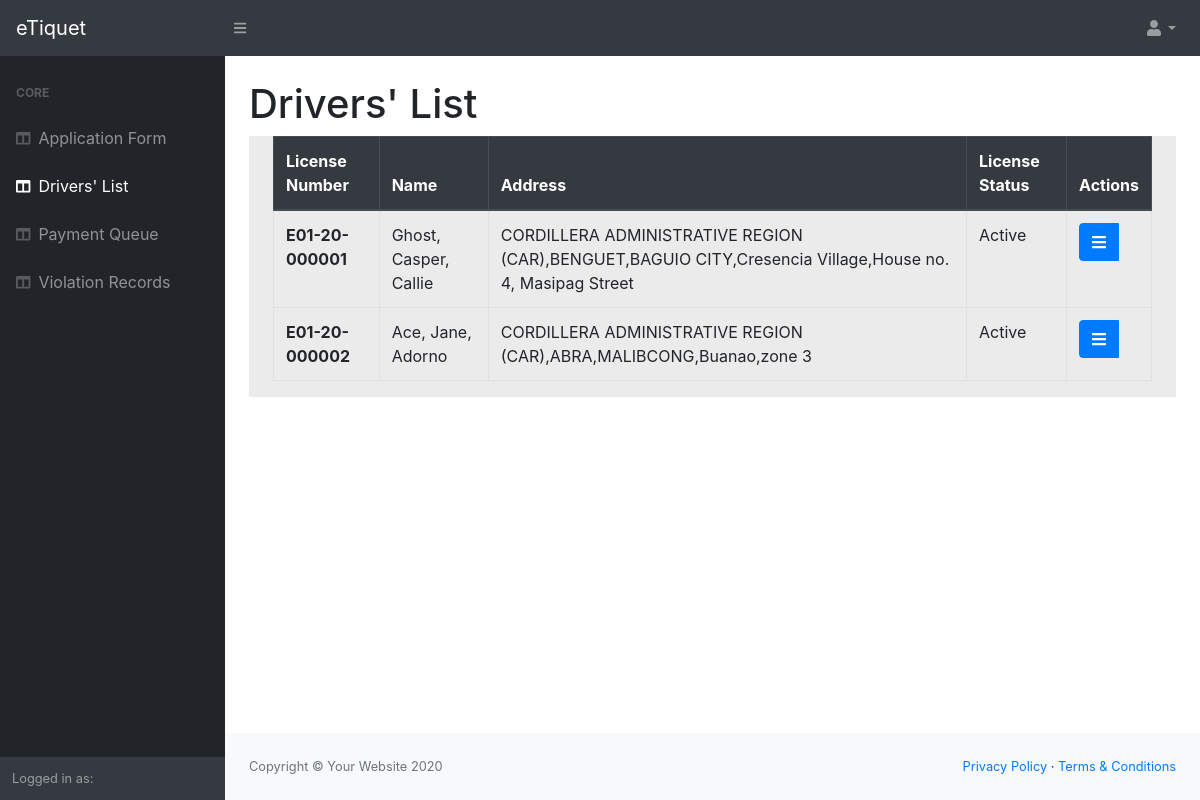
The app's page /dist/officeView/driverTable.php (signed in) with its own data.
### tables this page shows
CREATE TABLE `tbl_drivers` (
  `driverNumber` int(11) NOT NULL,
  `licenseNumber` varchar(100) NOT NULL,
  `driverImage` longblob NOT NULL,
  `lastName` varchar(100) NOT NULL,
  `firstName` varchar(100) NOT NULL,
  `middleName` varchar(100) NOT NULL,
  `address` varchar(300) NOT NULL,
  `contactNumber` varchar(16) NOT NULL,
  `tinNumber` varchar(20) NOT NULL,
  `nationality` varchar(100) NOT NULL,
  `gender` varchar(100) NOT NULL,
  `birthDate` date NOT NULL,
  `height` varchar(100) NOT NULL,
  `weight` varchar(100) NOT NULL,
  `DSA` varchar(100) NOT NULL,
  `EA` varchar(100) NOT NULL,
  `bloodType` varchar(10) NOT NULL,
  `organDonor` varchar(10) NOT NULL,
  `civilStatus` varchar(100) NOT NULL,
  `hairColor` varchar(30) NOT NULL,
  `eyesColor` varchar(30) NOT NULL,
  `bodyBuilt` varchar(30) NOT NULL,
  `complexion` varchar(30) NOT NULL,
  `birthPlace` varchar(300) NOT NULL,
  `fatherName` varchar(100) NOT NULL,
  `motherName` varchar(100) NOT NULL,
  `spouseName` varchar(100) NOT NULL,
  `employerName` varchar(100) NOT NULL,
  `employerNumber` varchar(16) NOT NULL,
  `employerAddress` varchar(300) NOT NULL
);

CREATE TABLE `tbl_documents` (
  `id` int(11) NOT NULL,
  `licenseNumber` varchar(100) NOT NULL,
  `licenseType` varchar(100) NOT NULL DEFAULT 'Student',
  `restrictions` varchar(100) NOT NULL,
  `driverCondition` varchar(100) NOT NULL,
  `orcr` longblob NOT NULL,
  `licenseIssued` date NOT NULL DEFAULT current_timestamp(),
  `licenseExpiration` date NOT NULL,
  `status` varchar(100) NOT NULL DEFAULT 'Active'
);

### dist/officeView/driverTable.php (the view, shortened to what this page needs)
<?php
$conn = OpenCon();
?>
<!DOCTYPE html>
<html lang="en">
    <head>
        <link href="../css/styles.css" rel="stylesheet" />
        <link href="https://cdn.datatables.net/1.10.20/css/dataTables.bootstrap4.min.css" rel="stylesheet" />
    </head>
    <body class="sb-nav-fixed">
        <nav class="sb-topnav navbar navbar-expand navbar-dark bg-dark">
            <a class="navbar-brand" href="index.php">eTiquet</a>
            <button class="btn btn-link btn-sm order-1 order-lg-0" id="sidebarToggle" href="#"><i class="fas fa-bars"></i></button>
            <ul class="navbar-nav ml-auto ml-md-0">
                <li class="nav-item dropdown">
                    <a class="nav-link dropdown-toggle" id="userDropdown" href="#" role="button" data-toggle="dropdown" aria-haspopup="true" aria-expanded="false"><i class="fas fa-user fa-fw"></i></a>
                </li>
            </ul>
        </nav>
        <div id="layoutSidenav">
            <div id="layoutSidenav_nav">
                <nav class="sb-sidenav accordion sb-sidenav-dark" id="sidenavAccordion">
                    <div class="sb-sidenav-menu">
                        <div class="nav">
                            <div class="sb-sidenav-menu-heading">Core</div>
                            <a class="nav-link" href="applicationForm.php">
                                <div class="sb-nav-link-icon"><i class="fas fa-columns"></i></div>
                                Application Form
                            </a>
                            <a class="nav-link" href="driverTable.php">
                                <div class="sb-nav-link-icon"><i class="fas fa-columns"></i></div>
                                Drivers' List
                            </a>
                            <a class="nav-link" href="payQueue.php">
                                <div class="sb-nav-link-icon"><i class="fas fa-columns"></i></div>
                                Payment Queue
                            </a>
                            <a class="nav-link" href="violationRec.php">
                                <div class="sb-nav-link-icon"><i class="fas fa-columns"></i></div>
                                Violation Records
                            </a>
                        </div>
                    </div>
                    <div class="sb-sidenav-footer">
                        <div class="small">Logged in as:</div>
                    </div>
                </nav>
            </div>
            <div id="layoutSidenav_content">
                <main>
                    <div class="container-fluid">
                        <h1 class="mt-4">Drivers' List</h1>
                        <form method ="POST" action = "#">
                            <div class="container-fluid table-responsive" style="background-color: rgb(235, 235, 235);">
                                <table class="table table-bordered" id="dataTable" width="100%" cellspacing="0">
                                    <thead class="thead-dark">
                                        <tr>
                                            <th scope="col">License Number</th>
                                            <th scope="col">Name</th>
                                            <th scope="col">Address</th>
                                            <th scope="col">License Status</th>
                                            <th scope="col">Actions</th>
                                        </tr>
                                    </thead>
                                    <tbody>
                                        <?php
                                        $sql = "select tbl_documents.licenseNumber,tbl_documents.status,tbl_drivers.lastName,tbl_drivers.firstName,tbl_drivers.middleName,tbl_drivers.address from tbl_drivers INNER JOIN tbl_documents ON tbl_drivers.licenseNumber = tbl_documents.licenseNumber";
                                        $result = mysqli_query($conn,$sql);
                                        $rows = array();
                                        $ctr = 0;
                                        while($r = mysqli_fetch_assoc($result)){
                                            $rows[] = $r;
                                        ?>
                                        <tr>
                                            <th scope="row"><?php echo $rows[$ctr]["licenseNumber"];?></th>
                                            <td><?php echo $rows[$ctr]["lastName"] .", ". $rows[$ctr]["firstName"].", ". $rows[$ctr]["middleName"];?></td>
                                            <td><?php echo $rows[$ctr]["address"];?></td>
                                            <td><?php echo $rows[$ctr]["status"];?></td>
                                            <td>
                                            <div class="btn-group">
                                                <button type="button" class='btn btn-primary'  data-toggle='dropdown'><i class="fas fa-bars"></i></button>
                                            </td>
                                        </tr>
                                        <?php
                                        $ctr++;
                                        }
                                        ?>
                                    </tbody>
                                </table>
                            </div>
                        </form>
                    </div>
                </main>
                <footer class="py-4 bg-light mt-auto">
                    <div class="container-fluid">
                        <div class="d-flex align-items-center justify-content-between small">
                            <div class="text-muted">Copyright &copy; Your Website 2020</div>
                            <div>
                                <a href="#">Privacy Policy</a>
                                &middot;
                                <a href="#">Terms &amp; Conditions</a>
                            </div>
                        </div>
                    </div>
                </footer>
            </div>
        </div>
    </body>
</html>

### records on screen
tbl_drivers: tbl_documents.licenseNumber "E01-20-000001", lastName "Ghost", firstName "Casper", middleName "Callie", address "CORDILLERA ADMINISTRATIVE REGION (CAR),BENGUET,BAGUIO CITY,Cresencia Village,House no. 4, Masipag Street", tbl_documents.status "Active"
tbl_drivers: tbl_documents.licenseNumber "E01-20-000002", lastName "Ace", firstName "Jane", middleName "Adorno", address "CORDILLERA ADMINISTRATIVE REGION (CAR),ABRA,MALIBCONG,Buanao,zone 3", tbl_documents.status "Active"
